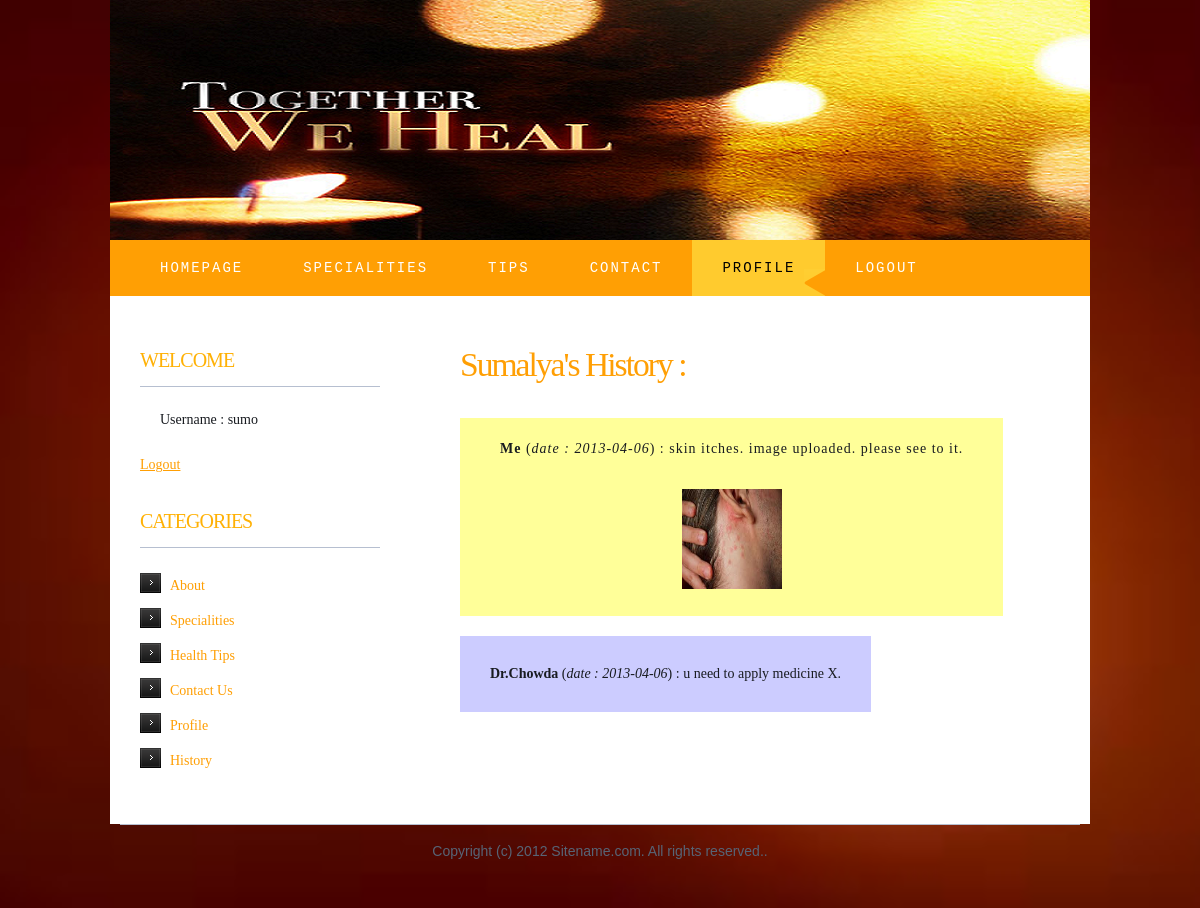
Screenshot of /historyuser.php (signed in) with the database file from the repository.
### tables this page shows
CREATE TABLE IF NOT EXISTS `pat_det` (
  `id` bigint(20) unsigned NOT NULL,
  `fname` varchar(20) NOT NULL,
  `lname` varchar(20) NOT NULL,
  `bg` varchar(3) NOT NULL,
  `email` varchar(40) NOT NULL,
  `sex` varchar(7) NOT NULL,
  `dob` varchar(12) NOT NULL,
  PRIMARY KEY (`id`)
);

CREATE TABLE IF NOT EXISTS `problems` (
  `probid` bigint(20) NOT NULL AUTO_INCREMENT,
  `pid` bigint(20) NOT NULL,
  `did` bigint(20) NOT NULL,
  `prob` varchar(150) NOT NULL,
  `reply` varchar(100) NOT NULL,
  `prob_post_date` varchar(12) NOT NULL,
  `rep_date` varchar(12) NOT NULL,
  `image` varchar(40) NOT NULL,
  PRIMARY KEY (`probid`)
);

CREATE TABLE IF NOT EXISTS `doctors` (
  `id` bigint(20) NOT NULL,
  `fname` varchar(20) NOT NULL,
  `lname` varchar(30) NOT NULL,
  `age` int(3) NOT NULL,
  `sex` varchar(7) NOT NULL,
  `spec` varchar(40) NOT NULL,
  `quali` varchar(50) NOT NULL,
  `email` varchar(30) NOT NULL,
  `image` varchar(100) NOT NULL,
  `about` varchar(5000) NOT NULL,
  PRIMARY KEY (`id`)
);

### historyuser.php (the view, shortened to what this page needs)
<!DOCTYPE html PUBLIC "-//W3C//DTD XHTML 1.0 Strict//EN" "http://www.w3.org/TR/xhtml1/DTD/xhtml1-strict.dtd">
<head>
<link href="style.css" rel="stylesheet" type="text/css" media="screen" />
</head>
<body>
<div id="wrapper">
	<div id="header-wrapper">
		<div id="header">
			<div id="logo">
			</div>
		</div>
	</div>
	<div id="menu">
		<ul>
			<li><a href="index.php">Homepage</a></li>
			 <?php
			if(!isset($_SESSION['username'])||strcasecmp($_SESSION['username'],"admin"))
			{
				if(!isset($_SESSION['username'])||$_SESSION['isdoc']==0)
		            echo '<li><a href="specialities.php">specialities</a></li>';
				echo '<li><a href="tips.php">tips</a></li>';
			}
			?>
			<li><a href="#">Contact</a></li>
            <?php
    if(isset($_SESSION['username']))
    {
    						  echo '<li class="current_page_item"><a href="profile.php">Profile</a></li>';
							  echo '<li><a href="logout.php">Logout</a></li>';
	}
	else
	{
		header('location:index.php');
	}
	?>
		</ul>
	</div>
	<div id="page">
		<div id="page-bgtop">
			<div id="page-bgbtm">
				<div id="content">
					<div class="post">
                    <?php
						$id=$_SESSION['id'];
						$query=mysql_query("select * from pat_det where id='$id'");
						$row=mysql_fetch_assoc($query);
						$fname=$row['fname'];
						echo "<h2 class=title>$fname's History :</h2>";
						echo "<div class=entry>";
							?>
<?php
		$query2=mysql_query("select * from problems where pid=$id order by probid desc");
		$num=mysql_num_rows($query2);
		if($num==0)
		{
			echo '<br /><br /> <i>You have no history ..</i><br />';
		}
		else
		{
			while($row2=mysql_fetch_assoc($query2))
			{
				$probid=$row2['probid'];
				$query3=mysql_query("select did from problems where probid=$probid");
				$row3=mysql_fetch_assoc($query3);
				$did1=$row3['did'];
				$query4=mysql_query("select lname from doctors where id=$did1");
				$row4=mysql_fetch_assoc($query4);
				$reply=$row2['reply'];
				$img1=$row2['image'];
				$rep_date=$row2['rep_date'];
		echo '<div id="about"><strong> Me </strong>(<i>date : '.$row2['prob_post_date'].'</i>) : '.$row2['prob'];
		if($img1!="")
									echo '<center><br /><br /><a href="'.$img1.'" ><img src="'.$img1.'" height=100 width=100/></a></center>';
									echo '</div>';
								echo '<div id="about1"><strong> Dr.'.$row4['lname'].' </strong>(<i>date : '.$rep_date.'</i>) : '.$reply.'</div>';
			}
		}
?>
						</div>
					</div>
					<div style="clear: both;">&nbsp;</div>
				</div>
				<div id="sidebar">
					<ul>
						<li>
                        <?php
						if(isset($_SESSION['username']))
    {
    						  echo '<h2 >welcome</h2>';
		echo '<p><label>Username  :  '.$_SESSION['username'].'</label></p>';
		echo '<a href="logout.php"><u> Logout </u></a>';
	}
	else
	{
		header('location:index.php');
	}
	?>
<p />
						</li>
					  <li>
						<h2>Categories</h2>
						  <ul>
							  <li><a href="index.php">About</a></li>
							  <li><a href="specialities.php">Specialities</a></li>
							  <li><a href="tips.php">Health Tips</a></li>
							  <li><a href="#">Contact Us</a></li>
                              <?php
    if(isset($_SESSION['username']))
    {
    						  echo '<li><a href="profile.php">Profile</a></li>';
							  echo '<li><a href="historyuser.php">History</a></li>';
	}
	?>
						  </ul>
						</li>
					</ul>
				</div>
				<div style="clear: both;">&nbsp;</div>
			</div>
		</div>
	</div>
</div>
<div id="footer">
	<p>Copyright (c) 2012 Sitename.com. All rights reserved.</a>.</p>
</div>
</body>

### style.css (style rules this page uses)
body { margin: 0; padding: 0; background: url(images/123.jpg) no-repeat center center fixed; -webkit-background-size: cover; -moz-background-size: cover; -o-background-size: cover; background-size: cover; font-weight: 500; font-family: 'Maiandra GD'; font-size: 14px; color: #181B20; }
h1, h2, h3 h4 { margin: 0; padding: 0; font-family: 'Maiandra GD'; font-weight: normal; color: #FF9F04; }
h2 { font-size: 2.4em; }
p, ul, ol { margin-top: 0; line-height: 180%; }
a { text-decoration: none; color: #FF9F04; }
#wrapper { margin: 0 auto; padding: 0; }
#header-wrapper { height: 240px; }
#header { width: 980px; height: 240px; background: url(images/img071.png) no-repeat right top; margin: 0 auto; }
#logo { width: 980px; height: 100px; margin: 0px auto; padding: 80px 0px 0px 0px; color: #FFFFFF; }
#menu { width: 940px; height: 56px; margin: 0px auto; padding: 0px 20px 0px 20px; background: #FF9F04; }
#menu ul { margin: 0; padding: 0px 0px 0px 0px; list-style: none; line-height: normal; }
#menu li { float: left; }
#menu a { display: block; float: left; height: 56px; margin: 0px; padding: 0px 30px 0px 30px; line-height: 56px; letter-spacing: 2px; text-decoration: none; text-transform: uppercase; font-family: "Lucida Console", Monaco, monospace; font-size: 14px; font-weight: normal; color: #FFFFFF; border: none; }
#menu .current_page_item a { background: #FFCB2E url(images/img02.gif) no-repeat right bottom; color: #000000; }
#page { width: 980px; margin: 0 auto; padding: 0; background-color: #FFFFFF; }
#page-bgbtm { margin: 0px; padding: 40px 30px 0px 30px; }
#content { float: right; width: 600px; padding: 0px 0px 0px 0px; }
#about { margin-top: 10px; padding-left: 40px; padding-right: 40px; padding-bottom: 23px; padding-top: 23px; float: left; background-color: #FF9; letter-spacing: 1px; line-spacing: +5px; }
#about1 { padding: 30px; background-color:#CCF; margin-top: 20px; margin-bottom: 20px; float:left; }
.post { clear: both; padding-bottom: 10px; }
.post .title { padding-top: 10px; letter-spacing: -2px; }
.post .entry { text-align: justify; margin-bottom: 25px; padding: 10px 0px 0px 0px; }
#sidebar { float: left; width: 240px; padding: 0px 0px 0px 0px; }
#sidebar ul { margin: 0; padding: 0; list-style: none; }
#sidebar li { margin: 0; padding: 0; }
#sidebar li ul { margin: 0px 0px; padding-bottom: 30px; }
#sidebar li li { padding-left: 30px; line-height: 35px; background: url(images/img01.gif) no-repeat left 5px; }
#sidebar h2 { height: 38px; margin-bottom: 20px; padding: 12px 0 0 0px; border-bottom: 1px solid #B6BFD0; text-transform: uppercase; letter-spacing: -1px; font-size: 20px; color: #FFB105; }
#sidebar p { margin: 0 0px; padding: 0px 20px 20px 20px; text-align: justify; }
#sidebar a { border: none; }
#footer { width: 960px; height: 55px; margin: 0px auto 40px auto; border-top: 1px solid #B6BFD0; font-family: Arial, Helvetica, sans-serif; }
#footer p { margin: 0; padding-top: 18px; line-height: normal; text-align: center; color: #576475; }

### rows the page displays
pat_det: fname "Sumalya"
problems: prob_post_date "2013-04-06", prob "skin itches. image uploaded. please see to it.", image (picture), doctors.lname "Chowda", rep_date "2013-04-06", reply "u need to apply medicine X."

### other values shown
$_SESSION['username'] "sumo"
